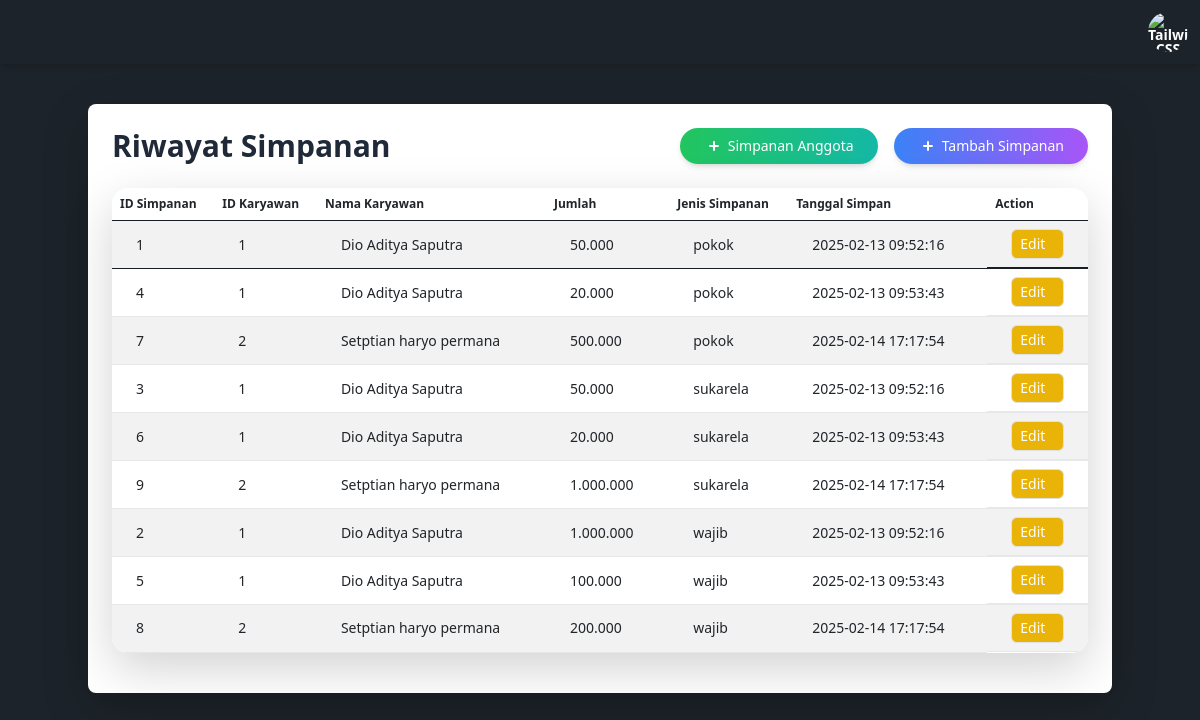
The page /simpanan.php on the database its author committed.
### tables this page shows
CREATE TABLE `simpanan` (
  `id_simpanan` int(11) NOT NULL,
  `id_karyawan` int(11) NOT NULL,
  `tanggal_simpanan` datetime DEFAULT NULL,
  `id_jenis` int(11) NOT NULL,
  `jumlah_simpan` decimal(15,2) DEFAULT NULL
);

CREATE TABLE `karyawan` (
  `id_karyawan` int(11) NOT NULL,
  `nama` varchar(100) NOT NULL,
  `nik` varchar(20) NOT NULL,
  `alamat` text DEFAULT NULL,
  `no_telepon` varchar(15) DEFAULT NULL,
  `tanggal_pendaftaran` date DEFAULT NULL,
  `status_aktif` enum('aktif','nonaktif') NOT NULL DEFAULT 'aktif'
);

CREATE TABLE `jenis_simpanan` (
  `id_jenis` int(11) NOT NULL,
  `nama_jenis` varchar(50) NOT NULL
);

### simpanan.php (the view, shortened to what this page needs)
<?php
include "service/database.php";
$sql = "SELECT
            simpanan.id_simpanan,
            simpanan.id_karyawan,
            jenis_simpanan.nama_jenis,
            karyawan.nama AS nama_karyawan,
            simpanan.tanggal_simpanan,
            simpanan.jumlah_simpan
        FROM
            simpanan
        INNER JOIN
            jenis_simpanan ON simpanan.id_jenis = jenis_simpanan.id_jenis
        INNER JOIN
            karyawan ON simpanan.id_karyawan = karyawan.id_karyawan";
$result = $db->query($sql);
?>
<!DOCTYPE html>
<html lang="en">
<head>
  <link rel="stylesheet" href="https://cdn.datatables.net/1.13.6/css/jquery.dataTables.min.css">
  <link rel="stylesheet" href="https://cdnjs.cloudflare.com/ajax/libs/twitter-bootstrap/5.3.0/css/bootstrap.min.css">
  <link rel="stylesheet" href="https://cdn.datatables.net/2.2.1/css/dataTables.bootstrap5.css">
</head>
<body>
<?php include "layout/header-login.php" ?>
<main class="min-h-screen py-10" data-theme="dark">
  <div class="max-w-5xl mx-auto p-4 bg-white dark:bg-gray-800 shadow-lg rounded-lg">
    <div class="flex justify-between items-center mb-6">
      <h2 class="text-3xl font-semibold text-gray-800 dark:text-white">Riwayat Simpanan</h2>
      <div class="flex items-center space-x-4">
        <a href="simpanan-anggota.php" class="relative group">
          <button class="relative px-4 py-2 text-sm font-medium text-white bg-gradient-to-r from-green-500 to-teal-500 rounded-full shadow-md hover:from-teal-500 hover:to-green-500 hover:shadow-lg transform hover:scale-105 transition-transform duration-300">
            <span class="flex items-center gap-1">
              <svg xmlns="http://www.w3.org/2000/svg" class="h-5 w-5 fill-current text-white group-hover:rotate-90 transition-transform duration-300" viewBox="0 0 20 20" fill="currentColor">
                <path fill-rule="evenodd" d="M10 5a1 1 0 011 1v3h3a1 1 0 110 2h-3v3a1 1 0 11-2 0v-3H6a1 1 0 110-2h3V6a1 1 0 011-1z" clip-rule="evenodd" />
              </svg>
              Simpanan Anggota
            </span>
          </button>
        </a>
        <a href="tambah-simpanan.php" class="relative group">
          <button class="relative px-4 py-2 text-sm font-medium text-white bg-gradient-to-r from-blue-500 to-purple-500 rounded-full shadow-md hover:from-purple-500 hover:to-blue-500 hover:shadow-lg transform hover:scale-105 transition-transform duration-300">
            <span class="flex items-center gap-1">
              <svg xmlns="http://www.w3.org/2000/svg" class="h-5 w-5 fill-current text-white group-hover:rotate-90 transition-transform duration-300" viewBox="0 0 20 20" fill="currentColor">
                <path fill-rule="evenodd" d="M10 5a1 1 0 011 1v3h3a1 1 0 110 2h-3v3a1 1 0 11-2 0v-3H6a1 1 0 110-2h3V6a1 1 0 011-1z" clip-rule="evenodd" />
              </svg>
              Tambah Simpanan
            </span>
          </button>
        </a>
      </div>
    </div>
    <table id="example" class="table table-striped min-w-full divide-y divide-gray-200 dark:divide-gray-700 rounded-lg overflow-hidden shadow-lg">
      <thead class="bg-gray-50 dark:bg-gray-800">
        <tr>
          <th scope="col" class="">ID Simpanan</th>
          <th scope="col" class="">ID Karyawan</th>
          <th scope="col" class="">Nama Karyawan</th>
          <th scope="col" class="">Jumlah</th>
          <th scope="col" class="">Jenis Simpanan</th>
          <th scope="col" class="">Tanggal Simpan</th>
          <th scope="col" class="">Action</th>
        </tr>
      </thead>
      <tbody id="karyawanList" class="bg-white divide-y divide-gray-200 dark:bg-gray-900 dark:divide-gray-700">
        <?php if ($result->num_rows > 0): ?>
        <?php while ($row = $result->fetch_assoc()): ?>
          <tr class="border-b border-gray-200">
            <td class="px-4 py-2"><?php echo $row['id_simpanan']; ?></td>
            <td class="px-4 py-2"><?php echo $row['id_karyawan']; ?></td>
            <td class="px-4 py-2"><?php echo $row['nama_karyawan']; ?></td>
            <td class="px-4 py-2">
              <?php
              $jumlahSimpanan = $row['jumlah_simpan'];
              echo number_format($jumlahSimpanan, 0, ',', '.');
              ?>
            </td>
            <td class="px-4 py-2"><?php echo $row['nama_jenis']; ?></td>
            <td class="px-4 py-2"><?php echo $row['tanggal_simpanan']; ?></td>
            <td class="px-4 py-2 whitespace-nowrap text-center grid gap-2">
              <a href="edit-simpanan.php?id=<?php echo $row['id_simpanan']; ?>" class="inline-flex items-center px-2 py-1 border border-transparent text-sm font-medium rounded-md text-white bg-yellow-500 hover:bg-yellow-600 focus:outline-none focus:ring-2 focus:ring-offset-2 focus:ring-yellow-500">
                Edit
              </a>
            </td>
          </tr>
        <?php endwhile; ?>
        <?php else: ?>
          <tr>
            <td colspan="7" class="px-4 py-2 text-center">Tidak ada data</td>
          </tr>
        <?php endif; ?>
      </tbody>
    </table>
  </div>
</main>
</body>
</html>

### rows shown on the page
simpanan: id_simpanan "1", id_karyawan "1", id_karyawan.nama "Dio Aditya Saputra", jumlah_simpan "50.000", id_jenis.nama_jenis "pokok", tanggal_simpanan "2025-02-13 09:52:16"
simpanan: id_simpanan "4", id_karyawan "1", id_karyawan.nama "Dio Aditya Saputra", jumlah_simpan "20.000", id_jenis.nama_jenis "pokok", tanggal_simpanan "2025-02-13 09:53:43"
simpanan: id_simpanan "7", id_karyawan "2", id_karyawan.nama "Setptian haryo permana", jumlah_simpan "500.000", id_jenis.nama_jenis "pokok", tanggal_simpanan "2025-02-14 17:17:54"
simpanan: id_simpanan "3", id_karyawan "1", id_karyawan.nama "Dio Aditya Saputra", jumlah_simpan "50.000", id_jenis.nama_jenis "sukarela", tanggal_simpanan "2025-02-13 09:52:16"
simpanan: id_simpanan "6", id_karyawan "1", id_karyawan.nama "Dio Aditya Saputra", jumlah_simpan "20.000", id_jenis.nama_jenis "sukarela", tanggal_simpanan "2025-02-13 09:53:43"
simpanan: id_simpanan "9", id_karyawan "2", id_karyawan.nama "Setptian haryo permana", jumlah_simpan "1.000.000", id_jenis.nama_jenis "sukarela", tanggal_simpanan "2025-02-14 17:17:54"
simpanan: id_simpanan "2", id_karyawan "1", id_karyawan.nama "Dio Aditya Saputra", jumlah_simpan "1.000.000", id_jenis.nama_jenis "wajib", tanggal_simpanan "2025-02-13 09:52:16"
simpanan: id_simpanan "5", id_karyawan "1", id_karyawan.nama "Dio Aditya Saputra", jumlah_simpan "100.000", id_jenis.nama_jenis "wajib", tanggal_simpanan "2025-02-13 09:53:43"
simpanan: id_simpanan "8", id_karyawan "2", id_karyawan.nama "Setptian haryo permana", jumlah_simpan "200.000", id_jenis.nama_jenis "wajib", tanggal_simpanan "2025-02-14 17:17:54"
